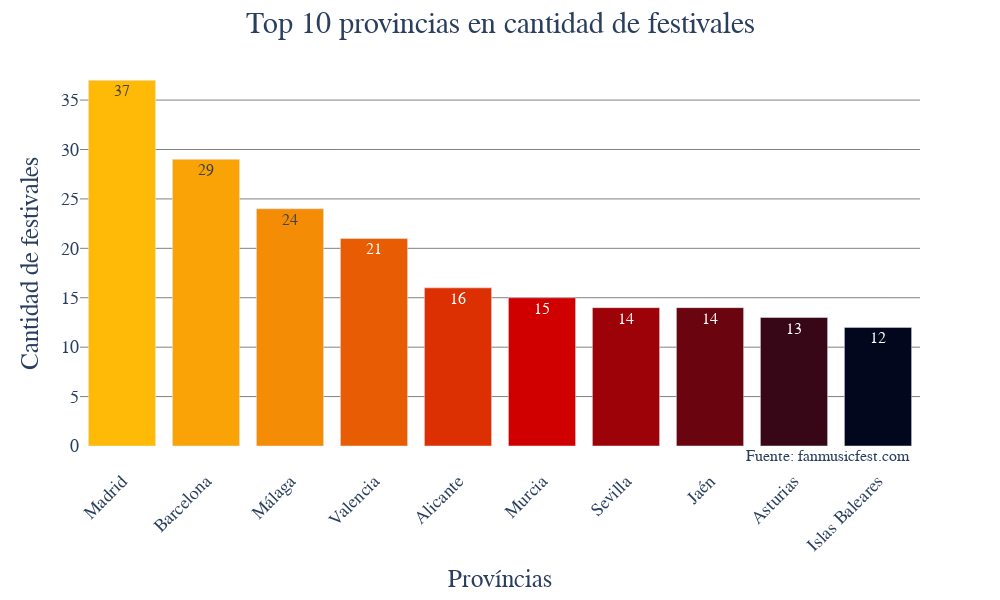

The cell this chart's notebook holds for it:
### Markdown cell above
Muestro los resultados en un gráfico

### Code cell
import plotly.express as px

palette = ["#660000","#990033","#5F021F","#8C001A","#FF9000"]
palette_10 = ["#03071e","#370617","#6a040f","#9d0208","#d00000","#dc2f02","#e85d04","#f48c06","#faa307","#ffba08"]
values = gb_provincia["total_festivales"]

fig = px.bar(gb_provincia.head(10),
            x='provincia',
            y='total_festivales')

fig.update_traces(
                    marker_color=np.tile(palette_10[::-1], len(gb_provincia["provincia"])),
                    text=values,
                    textposition='auto',
                    textfont=dict(size=16))

fig.update_xaxes(
                tickangle=-45,
                tickfont=dict(size=18))

fig.update_yaxes(
                tickfont=dict(size=18),
                gridcolor='gray')


fig.update_layout(
                    width=1000,
                    height=600,
                    title_text="Top 10 provincias en cantidad de festivales",
                    title_font=dict(size=30),
                    title_x=0.5, title_y=0.98,
                    plot_bgcolor='rgba(0,0,0,0)',
                    paper_bgcolor='rgba(0,0,0,0)',
                    yaxis_title='Cantidad de festivales',
                    xaxis_title='Províncias',
                    yaxis_title_font=dict(size=25),
                    xaxis_title_font=dict(size=25),
                    font=dict(family='Century Gothic'),                           
                    showlegend=False)

fig.add_annotation(x=9.4, y=0, xanchor='right', yanchor='top',
                    text='Fuente: fanmusicfest.com',
                    font=dict(family='Century Gothic', size=16),
                    showarrow=False)                   

fig.write_image(r'graficos\grafico_barras_provincias.png')
fig.show()

### Figure 1 — Plotly figure (JSON) as saved in the notebook; plotly's stock layout.template omitted (floating-point values rounded to 4 significant figures; data arrays with more than 128 entries replaced by an {"elided": "..."} marker saying what was removed)
{"data": [{"alignmentgroup": "True", "hovertemplate": "provincia=%{x}<br>total_festivales=%{y}<extra></extra>", "legendgroup": "", "marker": {"color": {"elided": "490 str values"}, "pattern": {"shape": ""}}, "name": "", "offsetgroup": "", "orientation": "v", "showlegend": false, "text": [37, 29, 24, 21, 16, 15, 14, 14, 13, 12, 12, 12, 11, 11, 10, 10, 9, 9, 9, 8, 8, 8, 7, 6, 6, 6, 6, 6, 6, 5, 5, 5, 5, 5, 4, 4, 4, 4, 3, 3, 3, 2, 1, 1, 1, 1, 1, 1, 1], "textfont": {"size": 16}, "textposition": "auto", "type": "bar", "x": ["Madrid", "Barcelona", "Málaga", "Valencia", "Alicante", "Murcia", "Sevilla", "Jaén", "Asturias", "Islas Baleares"], "xaxis": "x", "y": [37, 29, 24, 21, 16, 15, 14, 14, 13, 12], "yaxis": "y"}], "layout": {"annotations": [{"font": {"family": "Century Gothic", "size": 16}, "showarrow": false, "text": "Fuente: fanmusicfest.com", "x": 9.4, "xanchor": "right", "y": 0, "yanchor": "top"}], "barmode": "relative", "font": {"family": "Century Gothic"}, "height": 600, "legend": {"tracegroupgap": 0}, "margin": {"t": 60}, "paper_bgcolor": "rgba(0,0,0,0)", "plot_bgcolor": "rgba(0,0,0,0)", "showlegend": false, "title": {"font": {"size": 30}, "text": "Top 10 provincias en cantidad de festivales", "x": 0.5, "y": 0.98}, "width": 1000, "xaxis": {"anchor": "y", "domain": [0, 1], "tickangle": -45, "tickfont": {"size": 18}, "title": {"font": {"size": 25}, "text": "Províncias"}}, "yaxis": {"anchor": "x", "domain": [0, 1], "gridcolor": "gray", "tickfont": {"size": 18}, "title": {"font": {"size": 25}, "text": "Cantidad de festivales"}}}}
